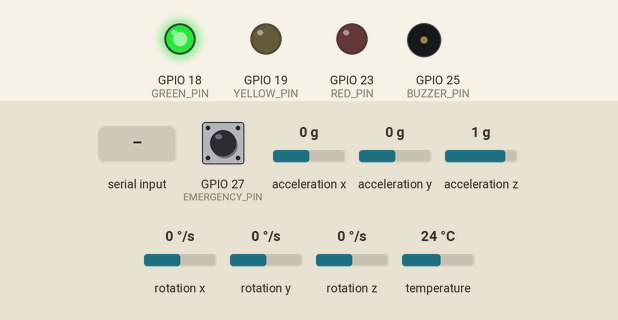
Recording of a sketch running on a simulated ESP32. Shown: output pins drawn as LEDs (lit = HIGH), buzzer (waves = sounding). The test bench sets the inputs (shaded band); at power-on: acceleration z 1 g, GPIO 27 (EMERGENCY_PIN) HIGH, acceleration x 0 g, acceleration y 0 g, rotation x 0 °/s, rotation y 0 °/s, rotation z 0 °/s, temperature 24 °C. WiFi joins after 1.5 s; servers stay silent unless stated; what the sketch prints to the serial monitor is not drawn.

Above: at 1.3 s.
1.4 s: acceleration z set to 0.7 g
3.1 s: acceleration z set to 0.4 g
At 3.5 s:
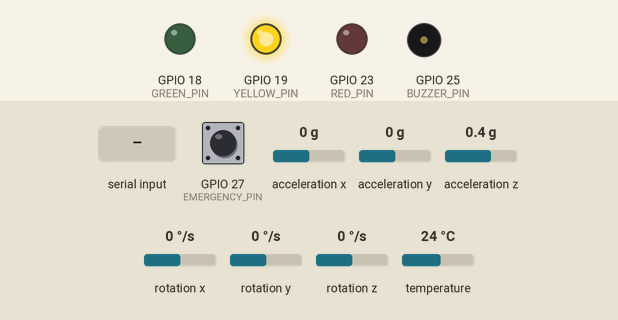
6.1 s: GPIO 27 (EMERGENCY_PIN) pulled LOW for 0.15 s
At 7.1 s:
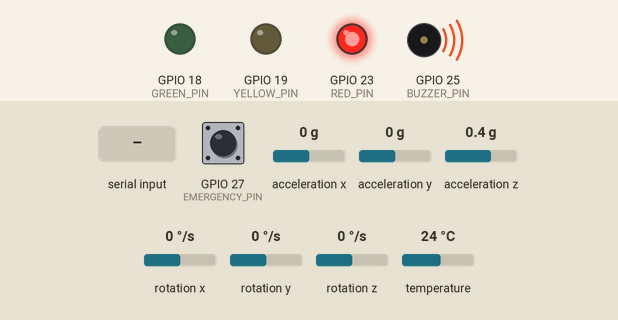
7.7 s: "r" received over Serial
At 8.9 s:
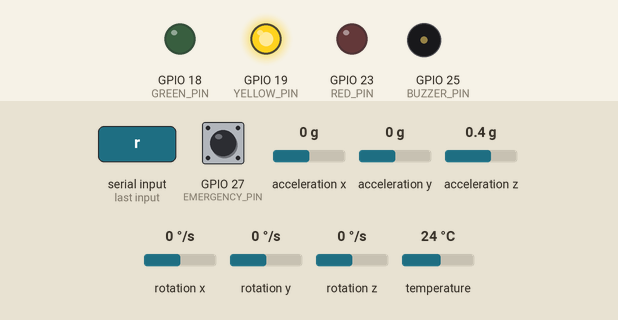
10.7 s: "e" received over Serial
At 11.8 s:
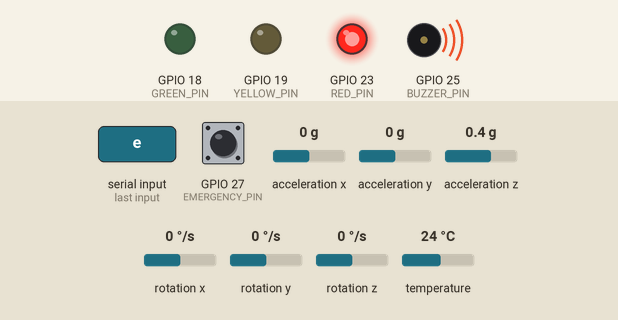
12.2 s: "f" received over Serial
At 13.0 s:
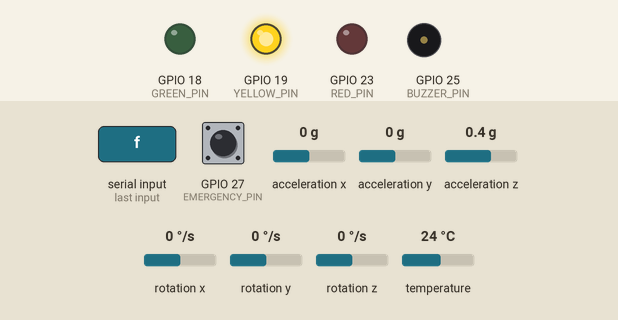
Timing chart, 0 to 16.2 s (numbered marks = the images above; inputs shaded):
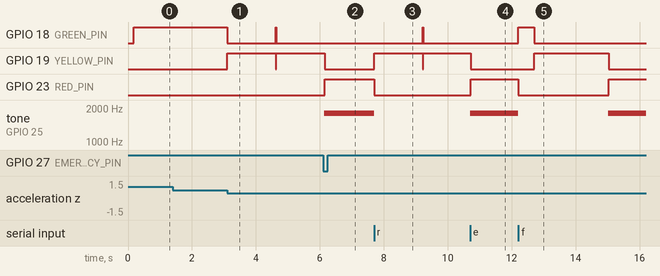

Measured:
- the behaviour switches between 0.6 and 0.5 g on acceleration z (found by bisection; images 0 and 1)
- after the input at 1.4 s, every drawn part: stays the same
- after the input at 3.1 s, GPIO 18 (GREEN_PIN): HIGH → LOW at once, → HIGH 1.5 s later, → LOW 0.02 s later; GPIO 19 (YELLOW_PIN): LOW → HIGH at once, → LOW 1.5 s later, → HIGH 0.02 s later
- after the input at 6.1 s, GPIO 18 (GREEN_PIN): stays LOW (without the input it goes to HIGH after 0.06 s); GPIO 19 (YELLOW_PIN): goes on until 6.1 s, then stays LOW; GPIO 23 (RED_PIN): LOW → HIGH after 0.05 s; tone on GPIO 25 (BUZZER_PIN): silent → 1800 Hz at once
- after the input at 7.7 s, GPIO 18 (GREEN_PIN): LOW → HIGH after 1.5 s, → LOW 0.02 s later; GPIO 19 (YELLOW_PIN): LOW → HIGH at once, → LOW 1.5 s later, → HIGH 0.02 s later; GPIO 23 (RED_PIN): HIGH → LOW at once; tone on GPIO 25 (BUZZER_PIN): 1800 Hz → silent at once
- after the input at 10.7 s, GPIO 18 (GREEN_PIN): stays LOW (without the input it goes to HIGH after 0.05 s); GPIO 19 (YELLOW_PIN): goes on until 10.7 s, then stays LOW; GPIO 23 (RED_PIN): LOW → HIGH at once; tone on GPIO 25 (BUZZER_PIN): silent → 1800 Hz at once
- after the input at 12.2 s, GPIO 18 (GREEN_PIN): LOW → HIGH at once, → LOW 0.50 s later; GPIO 19 (YELLOW_PIN): LOW → HIGH after 0.51 s, → LOW 2.3 s later; GPIO 23 (RED_PIN): HIGH → LOW at once, → HIGH 2.8 s later; tone on GPIO 25 (BUZZER_PIN): 1800 Hz → silent at once, → 1800 Hz 2.8 s later

The sketch:

sketch.ino
```cpp
// Fall Detection - MAIN CONTROLLER (ESP32 DevKit V1)
//
// This is the controller described in SEP 7: the MPU6050 and emergency
// button are connected to this board.  The ESP32-CAM is a separate board in
// the Velxio project and is reached through CameraLink (Wi-Fi on real
// hardware; deterministic simulation in Velxio).

// Keep this enabled in Velxio. Set to 0 for a physical build and set
// CAMERA_VERIFY_URL to the address of the ESP32-CAM /verify-fall endpoint.
#define CAMERA_SIMULATION 1
#ifndef CAMERA_VERIFY_URL
#define CAMERA_VERIFY_URL "http://192.168.1.50/verify-fall"
#endif

#include <Arduino.h>
#include <Wire.h>
#include <Adafruit_MPU6050.h>
#include <Adafruit_Sensor.h>
#include <WiFi.h>

#include "detector.h"
#include "camera_link.h"

// SEP 7 wiring for the main ESP32 DevKit V1.
constexpr int EMERGENCY_PIN = 27;  // button -> GND, INPUT_PULLUP
constexpr int GREEN_PIN = 18;
constexpr int YELLOW_PIN = 19;
constexpr int RED_PIN = 23;
constexpr int BUZZER_PIN = 25;
constexpr int SDA_PIN = 21;        // MPU6050 SDA
constexpr int SCL_PIN = 22;        // MPU6050 SCL

Adafruit_MPU6050 mpu;
Detector detector;
CameraLink camera(CAMERA_VERIFY_URL);

bool sensorOK = false;
bool cameraRequested = false;
bool alarmOn = false;
bool demoMode = false;
char demoKind = 'f';
uint32_t demoStart = 0;
uint32_t lastSample = 0;
uint32_t lastButtonChange = 0;
uint32_t eventId = 0;
int rawButton = HIGH;
int stableButton = HIGH;

void buzzer(bool on) {
  if (on) tone(BUZZER_PIN, 1800);
  else noTone(BUZZER_PIN);
}

void alarmEvent(const char* type, const CameraResult* cameraResult = nullptr) {
  if (alarmOn) return;
  alarmOn = true;
  demoMode = false;
  buzzer(true);

  const char* verdict = "not_requested";
  float confidence = 0.0f;
  if (cameraResult != nullptr) {
    verdict = cameraVerdictName(cameraResult->verdict);
    confidence = cameraResult->confidence;
  }

  // This JSON is the simulator-safe event record.  A physical deployment can
  // POST the same fields to the FastAPI service after Wi-Fi is configured.
  Serial.printf(
      "{\"event_id\":%lu,\"event_type\":\"%s\","
      "\"camera_verdict\":\"%s\",\"camera_confidence\":%.2f,"
      "\"is_simulated\":%s,\"architecture\":\"two_board\","
      "\"delivery\":\"serial_simulation\",\"uptime_ms\":%lu}\n",
      (unsigned long)++eventId, type, verdict, confidence,
      CAMERA_SIMULATION ? "true" : "false", (unsigned long)millis());
}

void resetSystem() {
  detector.reset();
  camera.cancel();
  cameraRequested = false;
  alarmOn = false;
  demoMode = false;
  demoKind = 'f';
  buzzer(false);
  Serial.println("RESET: monitoring resumed");
}

void startDemo(char kind) {
  resetSystem();
  demoMode = true;
  demoKind = kind;
  demoStart = millis();
  Serial.println("DEMO: synthetic motion injected (not MPU6050 measurements)");
}

void printHelp() {
  Serial.println("Commands: f=fall+camera confirm, v=fall+camera reject, t=fall+timeout");
  Serial.println("          e=manual emergency, r=reset, n=normal, c=force camera confirm");
}

void handleSerial() {
  while (Serial.available() > 0) {
    const char c = (char)Serial.read();
    if (c == 'f' || c == 'v' || c == 't') startDemo(c);
    else if (c == 'e') alarmEvent("manual_emergency");
    else if (c == 'r') resetSystem();
    else if (c == 'n') {
      resetSystem();
      Serial.println("NORMAL: stationary sample => no alarm");
    } else if (c == 'c' && detector.state == Detector::WAITING_CAMERA) {
      CameraResult result;
      result.verdict = CameraVerdict::CONFIRMED_FALL;
      result.confidence = 0.99f;
      result.httpStatus = 200;
      alarmEvent("fall_camera_confirmed", &result);
    } else if (c == '?') printHelp();
  }
}

void setup() {
  Serial.begin(115200);
  delay(150);
  pinMode(EMERGENCY_PIN, INPUT_PULLUP);
  pinMode(GREEN_PIN, OUTPUT);
  pinMode(YELLOW_PIN, OUTPUT);
  pinMode(RED_PIN, OUTPUT);
  pinMode(BUZZER_PIN, OUTPUT);
  buzzer(false);

  // SEP 7: SDA=GPIO21, SCL=GPIO22 on the main ESP32.
  Wire.begin(SDA_PIN, SCL_PIN);
  sensorOK = mpu.begin();
  if (sensorOK) {
    mpu.setAccelerometerRange(MPU6050_RANGE_8_G);
    mpu.setGyroRange(MPU6050_RANGE_500_DEG);
    mpu.setFilterBandwidth(MPU6050_BAND_21_HZ);
  }

  camera.begin();
  WiFi.mode(WIFI_STA);
  WiFi.begin("Velxio-GUEST", "");

  Serial.println();
  Serial.println("FALL DETECTION - SEP 7 TWO-BOARD ARCHITECTURE");
  Serial.println("MAIN: ESP32 DevKit V1 | CAMERA: separate ESP32-CAM + OV2640");
  Serial.println(sensorOK ? "MPU6050 ready (GPIO21/22)." :
                            "MPU6050 not detected; demo and emergency input remain available.");
  Serial.println(CAMERA_SIMULATION ?
                 "Velxio camera response: deterministic simulation (no patient image)." :
                 "Physical camera link enabled.");
  printHelp();
}

void sampleMotion(uint32_t now, float& accelerationG, float& gyroRad, bool& valid) {
  valid = false;
  accelerationG = 1.0f;
  gyroRad = 0.0f;

  if (demoMode) {
    const uint32_t elapsed = now - demoStart;
    // Free-fall (<0.55 g), impact (>2.40 g), then quiet post-impact period.
    accelerationG = elapsed < 500 ? 1.0f :
                   elapsed < 700 ? 0.20f :
                   elapsed < 800 ? 3.00f : 1.00f;
    gyroRad = (elapsed >= 700 && elapsed < 800) ? 1.50f : 0.0f;
    valid = true;
    return;
  }

  if (!sensorOK) return;
  sensors_event_t acc, gyro, temp;
  mpu.getEvent(&acc, &gyro, &temp);
  accelerationG = sqrtf(acc.acceleration.x * acc.acceleration.x +
                        acc.acceleration.y * acc.acceleration.y +
                        acc.acceleration.z * acc.acceleration.z) / 9.80665f;
  gyroRad = sqrtf(gyro.gyro.x * gyro.gyro.x +
                  gyro.gyro.y * gyro.gyro.y +
                  gyro.gyro.z * gyro.gyro.z);
  valid = true;
}

void serviceCamera(uint32_t now) {
  if (detector.state != Detector::WAITING_CAMERA || alarmOn) return;
  if (!cameraRequested) {
    camera.request(now, demoKind == 'v', demoKind == 't');
    cameraRequested = true;
  }

  CameraResult result;
  if (camera.poll(now, result)) {
    Serial.printf("CAMERA: verdict=%s confidence=%.2f http=%d\n",
                  cameraVerdictName(result.verdict), result.confidence,
                  result.httpStatus);
    if (result.verdict == CameraVerdict::CONFIRMED_FALL) {
      alarmEvent("fall_camera_confirmed", &result);
    } else if (result.verdict == CameraVerdict::NO_FALL) {
      detector.reset();
      cameraRequested = false;
      demoMode = false;
      Serial.println("CAMERA: no fall; monitoring reset");
    }
  }

  // SEP 7 fail-safe: if camera verification does not answer within 5 s,
  // raise an alert rather than silently discarding the possible fall.
  if (!alarmOn && now - detector.entered >= 5000) {
    alarmEvent("possible_fall_camera_timeout");
  }
}

void loop() {
  const uint32_t now = millis();

  const int button = digitalRead(EMERGENCY_PIN);
  if (button != rawButton) {
    rawButton = button;
    lastButtonChange = now;
  }
  if (now - lastButtonChange >= 35 && stableButton != rawButton) {
    stableButton = rawButton;
    if (stableButton == LOW) alarmEvent("manual_emergency");
  }

  handleSerial();

  if (!alarmOn && now - lastSample >= 20) {
    lastSample = now;
    float accelerationG, gyroRad;
    bool valid;
    sampleMotion(now, accelerationG, gyroRad, valid);
    if (valid) {
      const Detector::State oldState = detector.state;
      detector.update(now, accelerationG, gyroRad);
      if (oldState != detector.state) {
        Serial.printf("STATE: %s | accel=%.2fg gyro=%.2frad/s\n",
                      detector.name(), accelerationG, gyroRad);
      }
    }
  }

  serviceCamera(now);

  const bool normal = detector.state == Detector::NORMAL;
  digitalWrite(GREEN_PIN, !alarmOn && normal && sensorOK);
  digitalWrite(YELLOW_PIN, !alarmOn && (!sensorOK || !normal));
  digitalWrite(RED_PIN, alarmOn);

  static bool wifiReported = false;
  if (!wifiReported && WiFi.status() == WL_CONNECTED) {
    wifiReported = true;
    Serial.printf("Wi-Fi ready: %s\n", WiFi.localIP().toString().c_str());
  }
}
```

camera_link.h
```cpp
#pragma once

#include <Arduino.h>

#if !CAMERA_SIMULATION
#include <HTTPClient.h>
#include <WiFi.h>
#endif

enum class CameraVerdict { CONFIRMED_FALL, NO_FALL, UNCERTAIN, ERROR };

struct CameraResult {
  CameraVerdict verdict = CameraVerdict::ERROR;
  float confidence = 0.0f;
  int httpStatus = 0;
};

inline const char* cameraVerdictName(CameraVerdict verdict) {
  switch (verdict) {
    case CameraVerdict::CONFIRMED_FALL: return "confirmed_fall";
    case CameraVerdict::NO_FALL: return "no_fall";
    case CameraVerdict::UNCERTAIN: return "uncertain";
    default: return "error";
  }
}

// In Velxio this class is deterministic so the whole fall state machine can
// be exercised without a physical patient or an unimplemented OV2640 sensor.
// On hardware, compile with CAMERA_SIMULATION=0 and point the URL at the
// camera board or FastAPI gateway.
class CameraLink {
 public:
  explicit CameraLink(const char* url) : url_(url) {}

  bool begin() {
    ready_ = true;
    return ready_;
  }

  void request(uint32_t now, bool reject, bool timeout) {
    requested_ = true;
    requestedAt_ = now;
    reject_ = reject;
    timeout_ = timeout;
  }

  void cancel() { requested_ = false; }
  bool pending() const { return requested_; }

  bool poll(uint32_t now, CameraResult& result) {
    if (!requested_ || now - requestedAt_ < 1000) return false;
    requested_ = false;

#if CAMERA_SIMULATION
    if (timeout_) return false;
    result.httpStatus = 200;
    result.confidence = reject_ ? 0.97f : 0.99f;
    result.verdict = reject_ ? CameraVerdict::NO_FALL : CameraVerdict::CONFIRMED_FALL;
    return true;
#else
    if (WiFi.status() != WL_CONNECTED) return false;
    HTTPClient http;
    http.setConnectTimeout(2500);
    http.setTimeout(4500);
    if (!http.begin(url_)) return false;
    const int status = http.GET();
    result.httpStatus = status;
    if (status == 200) {
      const String body = http.getString();
      result.confidence = 0.0f;
      const int confidenceAt = body.indexOf("confidence");
      if (confidenceAt >= 0) result.confidence = body.substring(body.indexOf(':', confidenceAt) + 1).toFloat();
      if (body.indexOf("no_fall") >= 0) result.verdict = CameraVerdict::NO_FALL;
      else if (body.indexOf("fall") >= 0) result.verdict = CameraVerdict::CONFIRMED_FALL;
      else result.verdict = CameraVerdict::UNCERTAIN;
    }
    http.end();
    return status == 200;
#endif
  }

 private:
  const char* url_ = nullptr;
  bool ready_ = false;
  bool requested_ = false;
  bool reject_ = false;
  bool timeout_ = false;
  uint32_t requestedAt_ = 0;
};
```

detector.h
```cpp
#pragma once

#include <Arduino.h>
#include <math.h>

// Thresholds from SEP 7, Section 3.3 / proposed detector state machine.
struct Detector {
  enum State { NORMAL, FREE_FALL, IMPACT, POST_IMPACT, WAITING_CAMERA } state = NORMAL;
  uint32_t entered = 0;
  uint32_t quietStart = 0;
  bool quiet = false;

  void reset() {
    state = NORMAL;
    entered = 0;
    quietStart = 0;
    quiet = false;
  }

  void go(State next, uint32_t now) {
    state = next;
    entered = now;
    quietStart = 0;
    quiet = false;
  }

  void update(uint32_t now, float accelerationG, float gyroRad) {
    if (!isfinite(accelerationG) || !isfinite(gyroRad)) {
      reset();
      return;
    }
    switch (state) {
      case NORMAL:
        if (accelerationG < 0.55f) go(FREE_FALL, now);
        break;
      case FREE_FALL:
        if (now - entered > 1500) reset();
        else if (accelerationG > 2.40f) go(IMPACT, now);
        break;
      case IMPACT:
        if (now - entered >= 50) go(POST_IMPACT, now);
        break;
      case POST_IMPACT:
        if (now - entered > 5000) {
          reset();
          break;
        }
        if (gyroRad < 0.70f && accelerationG >= 0.75f && accelerationG <= 1.25f) {
          if (!quiet) {
            quiet = true;
            quietStart = now;
          }
          if (now - quietStart >= 1000) go(WAITING_CAMERA, now);
        } else {
          quiet = false;
        }
        break;
      case WAITING_CAMERA:
        break;
    }
  }

  const char* name() const {
    switch (state) {
      case NORMAL: return "NORMAL";
      case FREE_FALL: return "FREE_FALL";
      case IMPACT: return "IMPACT";
      case POST_IMPACT: return "POST_IMPACT";
      case WAITING_CAMERA: return "WAITING_CAMERA";
    }
    return "UNKNOWN";
  }
};
```
